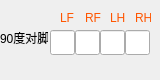
     <widget class="QWidget" name="widget_2" native="true">
      <property name="geometry">
       <rect>
        <x>60</x>
        <y>140</y>
        <width>160</width>
        <height>80</height>
       </rect>
      </property>
      <widget class="QLineEdit" name="edit_90Trot_pressSet_lf">
       <property name="geometry">
        <rect>
         <x>50</x>
         <y>30</y>
         <width>25</width>
         <height>25</height>
        </rect>
       </property>
       <property name="text">
        <string/>
       </property>
      </widget>
      <widget class="QLabel" name="label_26">
       <property name="geometry">
        <rect>
         <x>0</x>
         <y>30</y>
         <width>48</width>
         <height>16</height>
        </rect>
       </property>
       <property name="styleSheet">
        <string notr="true">font: 25 7pt &quot;Adobe 宋体 Std L&quot;;</string>
       </property>
       <property name="text">
        <string>90度对脚</string>
       </property>
      </widget>
      <widget class="QLineEdit" name="edit_90Trot_pressSet_rf">
       <property name="geometry">
        <rect>
         <x>75</x>
         <y>30</y>
         <width>25</width>
         <height>25</height>
        </rect>
       </property>
       <property name="text">
        <string/>
       </property>
      </widget>
      <widget class="QLineEdit" name="edit_90Trot_pressSet_lh">
       <property name="geometry">
        <rect>
         <x>100</x>
         <y>30</y>
         <width>25</width>
         <height>25</height>
        </rect>
       </property>
       <property name="text">
        <string/>
       </property>
      </widget>
      <widget class="QLineEdit" name="edit_90Trot_pressSet_rh">
       <property name="geometry">
        <rect>
         <x>125</x>
         <y>30</y>
         <width>25</width>
         <height>25</height>
        </rect>
       </property>
       <property name="text">
        <string/>
       </property>
      </widget>
      <widget class="QLabel" name="label_58">
       <property name="geometry">
        <rect>
         <x>60</x>
         <y>10</y>
         <width>16</width>
         <height>16</height>
        </rect>
       </property>
       <property name="styleSheet">
        <string notr="true">font: 25 6pt &quot;Adobe 宋体 Std L&quot;;
color: rgb(255, 85, 0);</string>
       </property>
       <property name="text">
        <string>LF</string>
       </property>
      </widget>
      <widget class="QLabel" name="label_59">
       <property name="geometry">
        <rect>
         <x>85</x>
         <y>10</y>
         <width>16</width>
         <height>16</height>
        </rect>
       </property>
       <property name="styleSheet">
        <string notr="true">font: 25 6pt &quot;Adobe 宋体 Std L&quot;;
color: rgb(255, 85, 0);</string>
       </property>
       <property name="text">
        <string>RF</string>
       </property>
      </widget>
      <widget class="QLabel" name="label_60">
       <property name="geometry">
        <rect>
         <x>110</x>
         <y>10</y>
         <width>16</width>
         <height>16</height>
        </rect>
       </property>
       <property name="styleSheet">
        <string notr="true">font: 25 6pt &quot;Adobe 宋体 Std L&quot;;
color: rgb(255, 85, 0);</string>
       </property>
       <property name="text">
        <string>LH</string>
       </property>
      </widget>
      <widget class="QLabel" name="label_61">
       <property name="geometry">
        <rect>
         <x>135</x>
         <y>10</y>
         <width>16</width>
         <height>16</height>
        </rect>
       </property>
       <property name="styleSheet">
        <string notr="true">font: 25 6pt &quot;Adobe 宋体 Std L&quot;;
color: rgb(255, 85, 0);</string>
       </property>
       <property name="text">
        <string>RH</string>
       </property>
      </widget>
     </widget>
